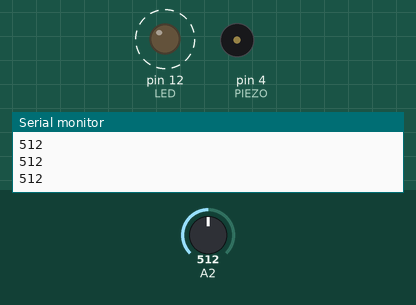
This sketch was run on a simulated Arduino Uno, built with avr-gcc and run on an emulated ATmega328P. Parts: output pins drawn as LEDs (lit = HIGH), buzzer (waves = sounding, pin HIGH), the last lines printed to the serial monitor. Dashed ring = blinking. The test bench sets the inputs (shaded band); at power-on: A2 = 512.

Above: at 1.28 s.
1.3 s: A2 set to 122
At 1.53 s:
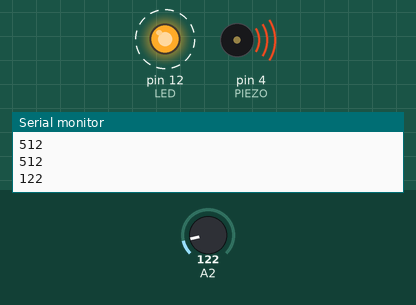
4.3 s: A2 set to 306
At 4.55 s:
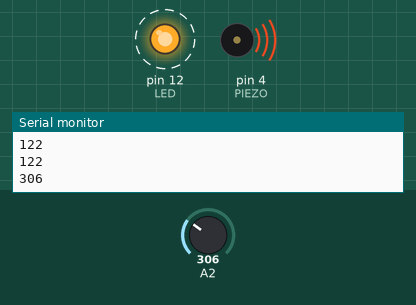
Timing chart, 0 to 13.3 s (numbered marks = the images above; inputs shaded):
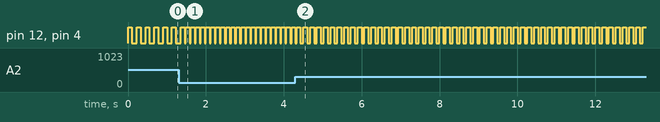

The sketch:

sketch_nov29b_piezo_potentiometer.ino
```cpp
#define PIEZO 4
#define LED 12
#define PIN 2

int potPin = PIN;
int lum= 15;

void setup() {
  // put your setup code here, to run once:
  Serial.begin(9600);
pinMode (PIEZO, OUTPUT);
pinMode (LED, OUTPUT);
}

void loop() {
  // put your main code here, to run repeatedly:
 int potValue = analogRead(potPin);
  int delayTime = map(potValue, 0, 4095, 0, 1000);
  digitalWrite(LED, HIGH);
  digitalWrite(PIEZO, HIGH);
  delay(100);  // Adjust this value if needed for the desired on time
  digitalWrite(LED, LOW);
  digitalWrite(PIEZO, LOW);
  delay(delayTime);
Serial.println(potValue);
}
```

Measured:
- after the input at 1.3 s, pin 12 (LED), pin 4 (PIEZO): alternates HIGH for 0.10 s and LOW for 0.03 s, starting after 0.18 s
- after the input at 4.3 s, pin 12 (LED), pin 4 (PIEZO): alternates HIGH for 0.10 s and LOW for 0.07 s, starting after 0.20 s
- by itself, pin 12 (LED), pin 4 (PIEZO): alternates HIGH for 0.10 s and LOW for 0.13 s
